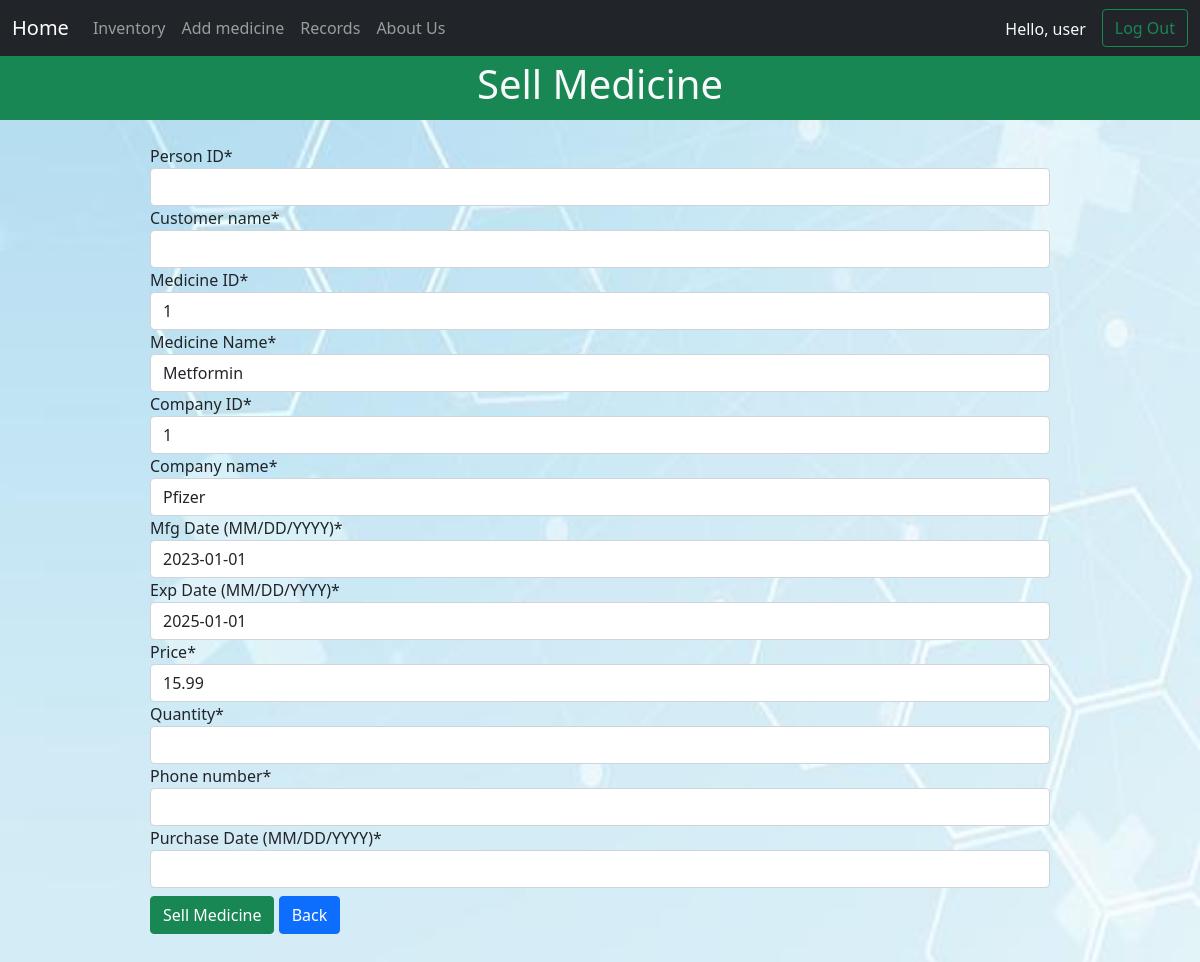
/sellmedicine/1/ (signed in), run on the app's committed database.
### store/models.py (models this page shows, shortened)
class Medicine(models.Model):
    Medicine_ID = models.AutoField(primary_key=True)
    Medicine_Name = models.CharField(max_length=50)
    Company_name = models.CharField(max_length=30)
    Company_ID = models.IntegerField(default="null")
    Manufacturing_date = models.DateField("Mfg Date (MM/DD/YYYY)")
    Expiry_date = models.DateField("Exp Date (MM/DD/YYYY)")
    Price = models.FloatField()
    stock = models.IntegerField()

### store/views.py (the view)
# urls.py: path("sellmedicine/<int:Medicine_ID>/", views.sellmedicine, name="SellMedicine"),
@login_required(login_url='Login')
def sellmedicine(request, Medicine_ID):
    if request.method == "POST":
        pi = Medicine.objects.get(pk=Medicine_ID)
        fm = SellMedicineForm(request.POST, instance=pi)
        if fm.is_valid():
            per_id = fm.cleaned_data['Person_ID']
            med_id = fm.cleaned_data['Medicine_ID']
            med = fm.cleaned_data['Medicine_Name']
            cmp_id = fm.cleaned_data['Company_ID']
            cmp = fm.cleaned_data['Company_name']
            mfg = fm.cleaned_data['Manufacturing_date']
            exp = fm.cleaned_data['Expiry_date']
            prc = fm.cleaned_data['Price']
            cus = fm.cleaned_data['Customer_name']
            phn = fm.cleaned_data['Phone_number']
            qty = fm.cleaned_data['Quantity']
            amt = prc*qty
            pdt = fm.cleaned_data['Purchase_date']
            reg = Sold(Person_ID = per_id,Medicine_ID=med_id, Medicine_Name=med, Company_ID=cmp_id, Company_name=cmp, Manufacturing_date=mfg, Expiry_date=exp, Price=prc, Customer_name=cus, Phone_number=phn, Quantity=qty, Bill_amount=amt, Purchase_date=pdt)
            reg.save()
            item = int(qty)
            pi.stock -= item
            pi.save()
            return redirect('Inventory')
    else:
        pi = Medicine.objects.get(pk=Medicine_ID)
        fm = SellMedicineForm(instance=pi)
    return render(request, 'store/sellmedicine.html', {"form": fm})

### store/forms.py
class SellMedicineForm(forms.ModelForm):
    class Meta:
        model = Sold
        fields = ["Person_ID","Customer_name","Medicine_ID","Medicine_Name","Company_ID","Company_name","Manufacturing_date","Expiry_date","Price","Quantity", "Phone_number", "Purchase_date"]

### store/templates/store/sellmedicine.html (shortened to what this page needs)
{% extends 'store/base.html' %}
{% block body %}
<div class="container-fluid bg-success text-light py-1 text-center">
    <h1>Sell Medicine</h1>
</div>
<div class="container1 my-4 mx-150" style="max-width: 900px; margin: auto;">
    {% load crispy_forms_tags %}
    <form action="" method="POST">
        {{ form|crispy }}
        <input type="submit" class="btn btn-success my-2" value="Sell Medicine">
        <a href="{% url 'Inventory' %}" class="btn btn-primary">Back</a>
    </form>
</div>
{% endblock %}

### store/templates/store/base.html (shortened to what this page needs)
<!doctype html>
<html lang="en">
<head>
    <link href="https://cdn.jsdelivr.net/npm/bootstrap@5.0.0-beta3/dist/css/bootstrap.min.css" rel="stylesheet"
>
</head>
<body>
    <nav class="navbar navbar-expand-lg navbar-dark bg-dark">
        <div class="container-fluid">
            <a class="navbar-brand" href="{% url 'StoreHome' %}">Home</a>
            <div class="collapse navbar-collapse" id="navbarSupportedContent">
                <ul class="navbar-nav me-auto mb-2 mb-lg-0">
                    <li class="nav-item">
                        <a class="nav-link"  href="{% url 'Inventory' %}">Inventory</a>
                    </li>
                    <li class="nav-item">
                        <a class="nav-link" href="{% url 'AddMedicine' %}">Add medicine</a>
                    </li>
                    <li class="nav-item">
                        <a class="nav-link" href="{% url 'Records' %}">Records</a>
                    </li>
                    <li class="nav-item">
                        <a class="nav-link" href="{% url 'AboutUs' %}">About Us</a>
                    </li>
                </ul>
                <form class="d-flex">
                    <span class="text-light font-weight-bold mt-2 mx-3">Hello, {{request.user}}</span>
                    <a class="btn btn-outline-success" href="{% url 'Logout' %}" role="button">Log Out</a>
                </form>
            </div>
        </div>
    </nav>
    {% block body %} {% endblock %}
</body>
</html>

### store/templates/store/sellmedicine.html (style rules this page uses)
body { background-image: url('/static/store/bg2.jpg'); background-size: 100% 100%; background-repeat: no-repeat; background-attachment: fixed; }

### data on the page
Medicine: Medicine_ID "1", Medicine_Name "Metformin", Company_ID "1", Company_name "Pfizer", Manufacturing_date "2023-01-01", Expiry_date "2025-01-01", Price "15.99"

### other printed values
{{ request.user }} "user"
